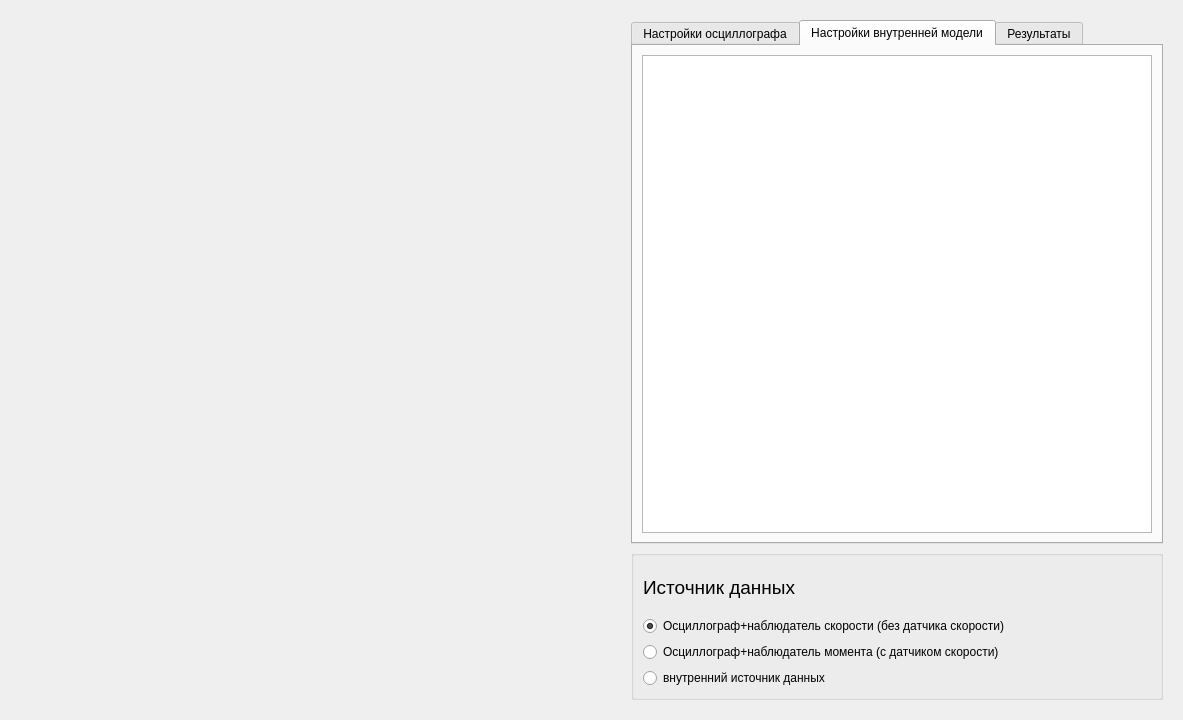
<?xml version="1.0" encoding="UTF-8"?>
<ui version="4.0">
 <class>electromagn</class>
 <widget class="QWidget" name="electromagn">
  <property name="geometry">
   <rect>
    <x>0</x>
    <y>0</y>
    <width>1183</width>
    <height>720</height>
   </rect>
  </property>
  <property name="windowTitle">
   <string>Form</string>
  </property>
  <layout class="QGridLayout" name="gridLayout">
   <item row="0" column="0">
    <widget class="Plot" name="widget" native="true"/>
   </item>
   <item row="0" column="1">
    <widget class="QWidget" name="widget_2" native="true">
     <property name="maximumSize">
      <size>
       <width>550</width>
       <height>16777215</height>
      </size>
     </property>
     <layout class="QVBoxLayout" name="verticalLayout_2">
      <item>
       <widget class="QTabWidget" name="tabWidget">
        <property name="currentIndex">
         <number>1</number>
        </property>
        <widget class="QWidget" name="tab">
         <attribute name="title">
          <string>Настройки осциллографа</string>
         </attribute>
         <layout class="QVBoxLayout" name="verticalLayout">
          <item>
           <widget class="QTableWidget" name="tableWidget_2">
            <property name="alternatingRowColors">
             <bool>true</bool>
            </property>
           </widget>
          </item>
         </layout>
        </widget>
        <widget class="QWidget" name="tab_3">
         <attribute name="title">
          <string>Настройки внутренней модели</string>
         </attribute>
         <layout class="QGridLayout" name="gridLayout_3">
          <item row="0" column="0">
           <widget class="QTableWidget" name="tableWidget_3">
            <property name="alternatingRowColors">
             <bool>true</bool>
            </property>
           </widget>
          </item>
         </layout>
        </widget>
        <widget class="QWidget" name="tab_2">
         <attribute name="title">
          <string>Результаты</string>
         </attribute>
         <layout class="QVBoxLayout" name="verticalLayout_3">
          <item>
           <widget class="QTableWidget" name="tableWidget"/>
          </item>
          <item alignment="Qt::AlignHCenter">
           <widget class="QPushButton" name="pushButton">
            <property name="sizePolicy">
             <sizepolicy hsizetype="Fixed" vsizetype="Fixed">
              <horstretch>0</horstretch>
              <verstretch>0</verstretch>
             </sizepolicy>
            </property>
            <property name="text">
             <string>Принять</string>
            </property>
           </widget>
          </item>
         </layout>
        </widget>
       </widget>
      </item>
      <item>
       <widget class="QGroupBox" name="groupBox_3">
        <property name="minimumSize">
         <size>
          <width>400</width>
          <height>150</height>
         </size>
        </property>
        <layout class="QGridLayout" name="gridLayout_2">
         <item row="0" column="0">
          <widget class="QLabel" name="label_10">
           <property name="text">
            <string>&lt;html&gt;&lt;head/&gt;&lt;body&gt;&lt;p&gt;&lt;span style=&quot; font-size:14pt;&quot;&gt;Источник данных&lt;/span&gt;&lt;/p&gt;&lt;/body&gt;&lt;/html&gt;</string>
           </property>
          </widget>
         </item>
         <item row="2" column="0">
          <widget class="QRadioButton" name="radioButton_2">
           <property name="text">
            <string>Осциллограф+наблюдатель момента (с датчиком скорости)</string>
           </property>
          </widget>
         </item>
         <item row="3" column="0">
          <widget class="QRadioButton" name="radioButton_3">
           <property name="text">
            <string>внутренний источник данных</string>
           </property>
          </widget>
         </item>
         <item row="1" column="0">
          <widget class="QRadioButton" name="radioButton">
           <property name="text">
            <string>Осциллограф+наблюдатель скорости (без датчика скорости)</string>
           </property>
           <property name="checked">
            <bool>true</bool>
           </property>
          </widget>
         </item>
        </layout>
       </widget>
      </item>
     </layout>
    </widget>
   </item>
  </layout>
 </widget>
 <customwidgets>
  <customwidget>
   <class>Plot</class>
   <extends>QWidget</extends>
   <header>plot.h</header>
   <container>1</container>
  </customwidget>
 </customwidgets>
 <resources/>
 <connections/>
</ui>
